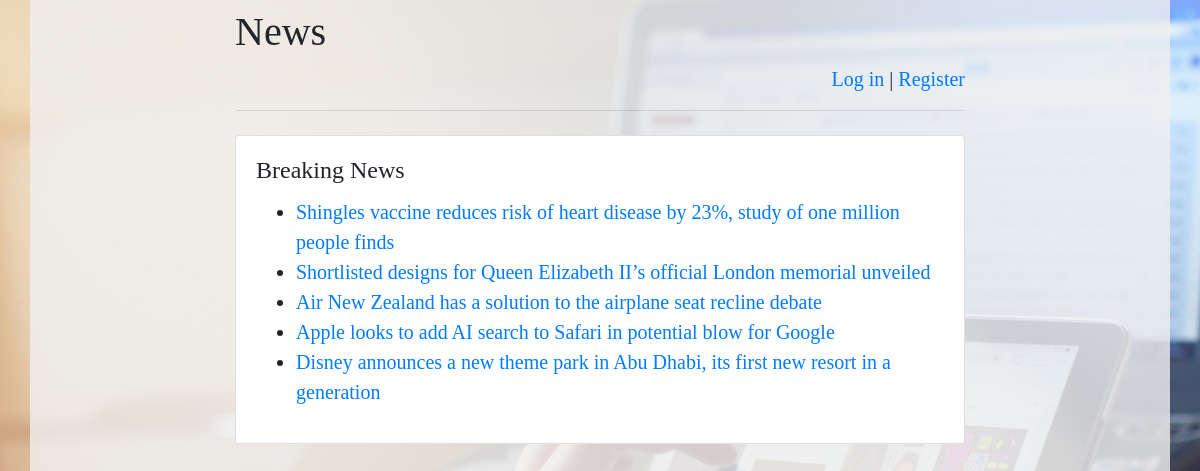
Page /news/ on the committed database.
### news/models.py (models this page shows)
class News(models.Model):
    news_title = models.CharField(max_length=255)
    news_text = models.CharField(max_length=5000)
    pub_date = models.DateTimeField('date published')

### news/views.py (the view)
# urls.py: path(r'', views.index, name='index'),
def index(request):
    message = None
    if "message" in request.GET:
        message = request.GET["message"]
    return render(
        request,
        "index.html",
        {
            "latest_news":
                News.objects.order_by('-pub_date')[:5],
            "message": message
        }
    )

### news/templates/index.html
{% extends 'base.html' %}
  {% block main %}
    <h4 class="card-title">Breaking News</h4>
        {% if latest_news %}
        <ul>
            {% for news in latest_news %}
                <li>
                    <a href="/news/{{ news.id }}/">
                        {{ news.news_title }}
                    </a>
                </li>
            {% endfor %}
        </ul>
    {% else %}
        <p>No news is available right now.</p>
    {% endif %}
{% endblock %}

### news/templates/base.html (shortened to what this page needs)
<!doctype html>
{% load static %}
<html lang="en">
<head>
    <link rel="stylesheet"
href="https://stackpath.bootstrapcdn.com/bootstrap/4.1.3/css/bootstrap.min.css">
</head>
<body style="background-image: url({% static "news_photo2.jpg" %}); background-size:cover; background-repeat: no-repeat;" >
<div class="container" style="height:100vh; min-height: fit-content;
font-family: 'Bookman Old Style',serif; font-size: 20px; background-color: rgba(240,240, 240, 0.8)">
    <div class="row justify-content-center">
        <div class="col-8">
            <h1 class="mt-2">News</h1>
            {% if user.is_authenticated %}
                <p class="text-right">
                    Hello, {{ user.username }}!
                    <a href="/news/logout">Log out</a> |
                    <a href="/news/password-change">
                        Change password
                    </a>
                </p>
            {% else %}
                <p class="text-right">
                    <a href="/news/login">Log in</a> |
                    <a href="/news/register">Register</a>
                </p>
            {% endif %}
            <hr class="mt-0 mb-4">
            <div class="card">
                <div class="card-body">
                    {% block main %}
                    {% endblock %}
                </div>
            </div>
        </div>
    </div>
</div>
</body>
</html>

### rows in the picture
News: news_title "Shingles vaccine reduces risk of heart disease by 23%, study of one million people finds"
News: news_title "Shortlisted designs for Queen Elizabeth II’s official London memorial unveiled"
News: news_title "Air New Zealand has a solution to the airplane seat recline debate"
News: news_title "Apple looks to add AI search to Safari in potential blow for Google"
News: news_title "Disney announces a new theme park in Abu Dhabi, its first new resort in a generation"
